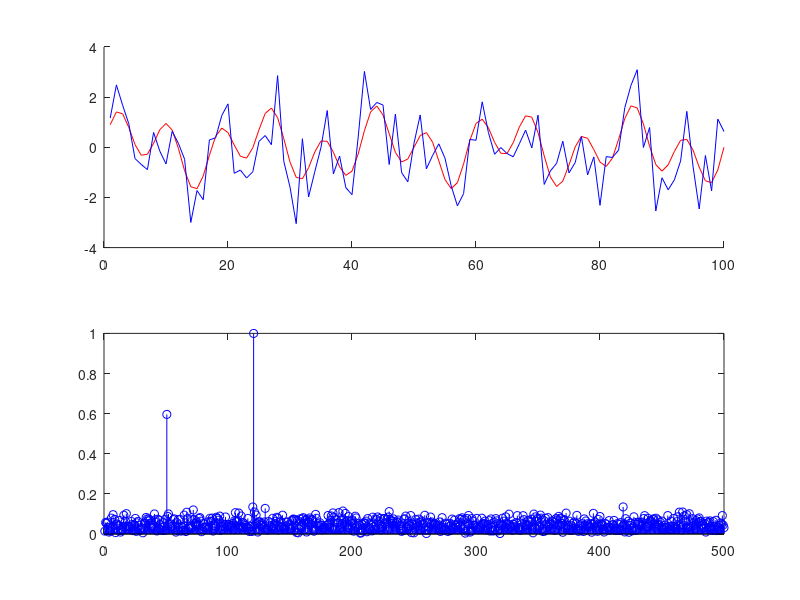

MATLAB code for this plot:
Fs = 1000;
T = 1/Fs;
L = 1500;
t = (1:L-1)*T;

S = 0.7 *sin(2*pi*50*t) + sin(2*pi*120*t);

X = S + randn(size(t));
subplot(2,1,1);
hold on;
plot(1000*t(1:100) , S(1:100), 'red' );
plot(1000*t(1:100) , X(1:100) , 'blue' );
hold off;

Y = fft(X);
X = fft(S);
P2 = abs(Y/L);
P4 = abs(X/L);
P1 = P2(1:L/2);
P3 = P4(1:L/2);

P1(2:end-1) = 2*P1(2:end-1);
P3(2:end-1) = 2* P3(2:end-1);
f = Fs * (1:L/2)/L;
hold on;
subplot(2,1,2);
stem(f,P3, 'red');
stem(f,P1, 'blue');
hold off